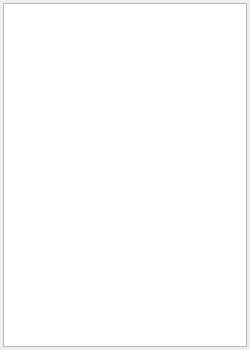
<?xml version="1.0" encoding="UTF-8"?>
<ui version="4.0">
 <class>GV_PropertiesWidget</class>
 <widget class="QWidget" name="GV_PropertiesWidget">
  <property name="geometry">
   <rect>
    <x>0</x>
    <y>0</y>
    <width>250</width>
    <height>350</height>
   </rect>
  </property>
  <property name="minimumSize">
   <size>
    <width>100</width>
    <height>100</height>
   </size>
  </property>
  <property name="windowTitle">
   <string>Component Properties</string>
  </property>
  <layout class="QGridLayout" name="gridLayout">
   <property name="margin">
    <number>3</number>
   </property>
   <property name="spacing">
    <number>3</number>
   </property>
   <item row="0" column="0">
    <widget class="QTableWidget" name="twProperties"/>
   </item>
  </layout>
 </widget>
 <resources/>
 <connections/>
</ui>
